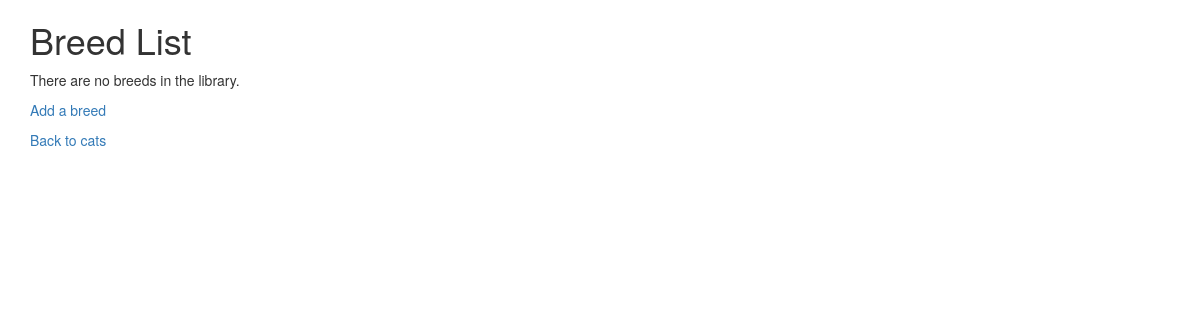
Page /cats/lookup/ (signed in) on the earlier database version.
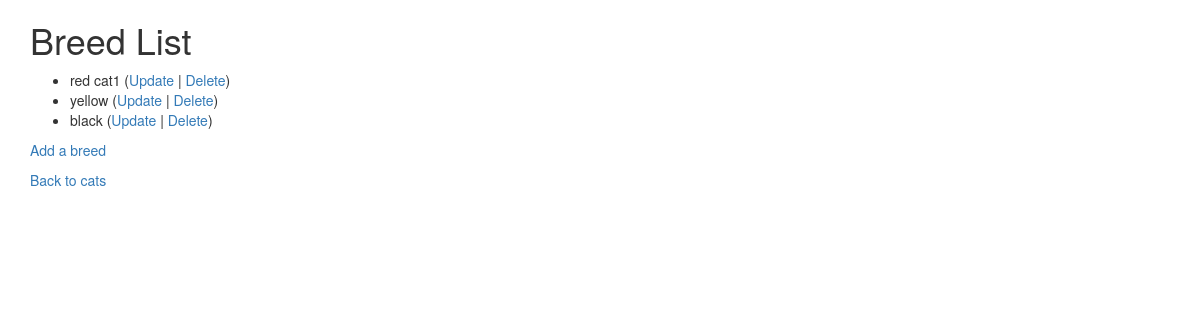
Same page on the later database version.
### cats/models.py (models this page shows, shortened)
class Breed(models.Model):
    name = models.CharField(
            max_length=200,
            help_text='Enter a make (e.g. Dodge)',
            validators=[MinLengthValidator(2, "Breed must be greater than 1 character")]
    )

### cats/views.py (the view)
# urls.py: path('', views.BreedListView.as_view(), name='breed_list'),
class BreedListView(LoginRequiredMixin, View):
     def get(self, request):
        ml = Breed.objects.all()
        ctx = {
            'breed_list': ml
        }
        return render(request, 'cats/breed_list.html', ctx)

### cats/templates/cats/breed_list.html
{% extends "base_bootstrap.html" %}
{% block content %}
  <h1>Breed List</h1>
  {% if breed_list %}
  <ul>
    {% for breed in breed_list %}
      <li>
          {{ breed.name }}
         (<a href="{% url 'cats:breed_update' breed.id %}">Update</a> |
          <a href="{% url 'cats:breed_delete' breed.id %}">Delete</a>)
      </li>
    {% endfor %}
  </ul>
  {% else %}
    <p>There are no breeds in the library.</p>
  {% endif %}
  <p><a href="{% url 'cats:breed_create' %}">Add a breed</a></p>
  <p>
    <a href="{% url 'cats:cat_list' %}">Back to cats</a>
  </p>
{% endblock %}

Differences in the rows shown:
added Breed: name "red cat1"
added Breed: name "yellow"
added Breed: name "black"
Other differences:
text no longer shown: "There are no breeds in the library."
